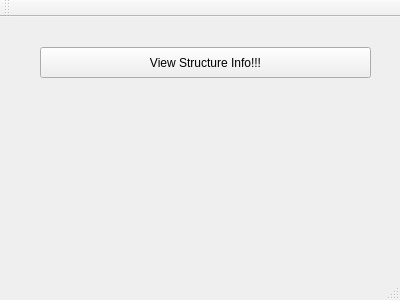
<?xml version="1.0" encoding="UTF-8"?>
<ui version="4.0">
 <class>MainWindow</class>
 <widget class="QMainWindow" name="MainWindow">
  <property name="geometry">
   <rect>
    <x>0</x>
    <y>0</y>
    <width>400</width>
    <height>300</height>
   </rect>
  </property>
  <property name="windowTitle">
   <string>MainWindow</string>
  </property>
  <widget class="QWidget" name="centralWidget">
   <widget class="QPushButton" name="pushButton">
    <property name="geometry">
     <rect>
      <x>40</x>
      <y>30</y>
      <width>331</width>
      <height>31</height>
     </rect>
    </property>
    <property name="text">
     <string>View Structure Info!!!</string>
    </property>
   </widget>
  </widget>
  <widget class="QMenuBar" name="menuBar">
   <property name="geometry">
    <rect>
     <x>0</x>
     <y>0</y>
     <width>400</width>
     <height>21</height>
    </rect>
   </property>
  </widget>
  <widget class="QToolBar" name="mainToolBar">
   <attribute name="toolBarArea">
    <enum>TopToolBarArea</enum>
   </attribute>
   <attribute name="toolBarBreak">
    <bool>false</bool>
   </attribute>
  </widget>
  <widget class="QStatusBar" name="statusBar"/>
 </widget>
 <layoutdefault spacing="6" margin="11"/>
 <resources/>
 <connections/>
</ui>
